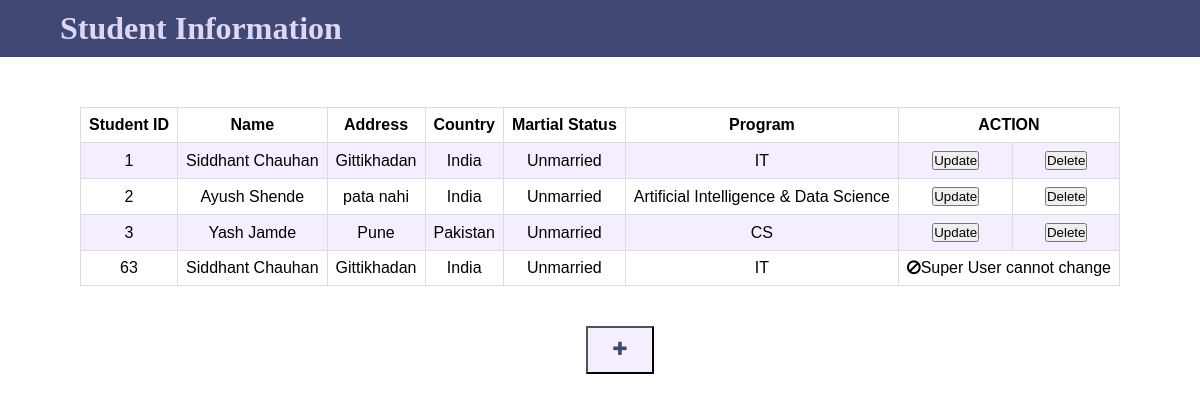
The page / on the database its author committed.
### main/models.py (models this page shows, shortened)
class List(models.Model):
    student_id = models.IntegerField()
    first_name = models.CharField(max_length=100)
    last_name = models.CharField(max_length=100)
    address = models.CharField(max_length=200)
    program = models.CharField(max_length=100)
    status2 = models.CharField(max_length=9, choices= [("Married","Married"), ("Unmarried","Unmarried")], null=True)
    country = models.CharField(max_length=100)
    date = models.DateTimeField(auto_now_add = True)
    class Meta:
        ordering = ['pk']

### main/views.py (the view)
# urls.py: 2. Add a URL to urlpatterns:  path('', views.home, name='home')
def home(request):
    dataset = List.objects.order_by('id')
    p1 = 'Siddhant'
    p2 = 'Chauhan'
    p3 = 'India'
    p4 = 'Gittikhadan'
    p5 = 'Unmarried'
    p6 = 'IT'
    p7 = '63'
    context ={
        'dataset' : dataset,
        'p1':p1,
        'p2':p2,
        'p3':p3,
        'p4':p4,
        'p5':p5,
        'p6':p6,
        'p7':p7,
    }
    return render(request, 'main/index.html', context)

### main/templates/main/index.html (shortened to what this page needs)
<!DOCTYPE html>
<html lang="en">
<head>
    <link rel="stylesheet"
href="https://cdnjs.cloudflare.com/ajax/libs/font-awesome/4.7.0/css/font-awesome.min.css">
</head>
<body>
    <div class="nav">
        <h1> Student Information</h1>
    </div>
    <div class="main">
        <table>
            <tr>
                <th>Student ID</th>
                <th>Name</th>
                <th>Address</th>
                <th>Country</th>
                <th>Martial Status</th>
                <th>Program</th>
                <th colspan="2">ACTION</th>
            </tr>
            {% for data in dataset %}
                <tr>
                    <td>{{ data.student_id }}</td>
                    <td>{{ data.first_name }} {{ data.last_name }}</td>
                    <td>{{ data.address }}</td>
                    <td>{{ data.country }}</td>
                    <td>{{ data.status2}}</td>
                    <td>{{ data.program }}</td>
                    <td>
                        <a  href="{% url 'update' data.id %}">
                            <button class="button">Update</button>
                        </a>
                    </td>
                    <td>
                        <a href="{% url 'delete' data.id  %}">
                            <button class="button">Delete</button>
                        </a>
                    </td>
                </tr>
                {% empty %}
                    <li>List is Empty. Try Adding to the List</li>
            {% endfor %}
            <tr>
                <td>{{p7}}</td>
                <td>{{p1}} {{p2}}</td>
                <td>{{p4}}</td>
                <td>{{p3 }}</td>
                <td>{{p5}}</td>
                <td>{{p6}}</td>
                <td colspan="2"><i class="fa fa-ban"></i>Super User cannot change</td>
            </tr>
        </table>
    </div>
    <div class="list">
        <ul>
            <li>
                <a href="create">
                    <button class="button"><i class="fa fa-plus"></i></button>
                </a>
            </li>
        </ul>
    </div>
</body>
</html>

### main/templates/main/index.html (style rules this page uses)
* { margin:0; padding: 0; }
table { font-family: arial, sans-serif; border-collapse: collapse; margin-left: auto; margin-right: auto; }
td, th { border: 1px solid #dddddd; text-align: center; padding: 8px; }
tr:nth-child(even) { background-color: #F4EEFF; }
.nav { background-color: #424874; padding: 10px 0 10px 60px; margin: 0 0 50px 0; color: #DCD6F7; }
.list { display: flex; justify-content: center; }
.list li { padding: 0 0 0 40px; margin: 40px 0 50px 0; }
.list ul li { display: inline-block; }
.list button { background-color: #F4EEFF; color: #424874; font-size: 17px; padding: 12px 25px; text-align: center; text-decoration: none; }

### rows shown on the page
List: student_id "1", first_name "Siddhant", last_name "Chauhan", address "Gittikhadan", country "India", status2 "Unmarried", program "IT"
List: student_id "2", first_name "Ayush", last_name "Shende", address "pata nahi", country "India", status2 "Unmarried", program "Artificial Intelligence & Data Science"
List: student_id "3", first_name "Yash", last_name "Jamde", address "Pune", country "Pakistan", status2 "Unmarried", program "CS"

### other values the page prints
{{ p7 }} "63"
{{ p3 }} "India"
{{ p5 }} "Unmarried"
{{ p6 }} "IT"
